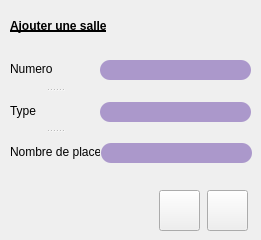
     <widget class="QWidget" name="page_8">
      <widget class="QLabel" name="label_10">
       <property name="geometry">
        <rect>
         <x>10</x>
         <y>10</y>
         <width>241</width>
         <height>31</height>
        </rect>
       </property>
       <property name="styleSheet">
        <string notr="true">font: 75 15pt &quot;Quicksand&quot;;
text-decoration: underline;
font-weight:bold;</string>
       </property>
       <property name="text">
        <string>Ajouter une salle</string>
       </property>
      </widget>
      <widget class="QLineEdit" name="lineEdit_Aj_num_S">
       <property name="geometry">
        <rect>
         <x>100</x>
         <y>60</y>
         <width>151</width>
         <height>20</height>
        </rect>
       </property>
       <property name="styleSheet">
        <string notr="true">border-color: rgb(255, 255, 255);

border-radius: 10px;
background-color: rgb(171, 152, 203);</string>
       </property>
      </widget>
      <widget class="QLineEdit" name="lineEdit_Aj_type_S">
       <property name="geometry">
        <rect>
         <x>100</x>
         <y>102</y>
         <width>151</width>
         <height>20</height>
        </rect>
       </property>
       <property name="styleSheet">
        <string notr="true">border-color: rgb(255, 255, 255);

border-radius: 10px;
background-color: rgb(171, 152, 203);</string>
       </property>
      </widget>
      <widget class="QPushButton" name="pushButton_AjouterSalle">
       <property name="geometry">
        <rect>
         <x>159</x>
         <y>190</y>
         <width>41</width>
         <height>41</height>
        </rect>
       </property>
       <property name="styleSheet">
        <string notr="true">border-image: url(:/new/prefix1/icon/ok.png);</string>
       </property>
       <property name="text">
        <string/>
       </property>
      </widget>
      <widget class="QPushButton" name="pushButton_RESETAMS">
       <property name="geometry">
        <rect>
         <x>207</x>
         <y>190</y>
         <width>41</width>
         <height>41</height>
        </rect>
       </property>
       <property name="styleSheet">
        <string notr="true">border-image: url(:/new/prefix1/icon/annuler.png);</string>
       </property>
       <property name="text">
        <string/>
       </property>
      </widget>
      <widget class="QSplitter" name="splitter_4">
       <property name="geometry">
        <rect>
         <x>10</x>
         <y>50</y>
         <width>90</width>
         <height>121</height>
        </rect>
       </property>
       <property name="orientation">
        <enum>Qt::Vertical</enum>
       </property>
       <widget class="QLabel" name="label_40">
        <property name="text">
         <string>Numero</string>
        </property>
       </widget>
       <widget class="QLabel" name="label_41">
        <property name="text">
         <string>Type</string>
        </property>
       </widget>
       <widget class="QLabel" name="label_42">
        <property name="text">
         <string>Nombre de places</string>
        </property>
       </widget>
      </widget>
      <widget class="QLineEdit" name="lineEdit_Aj_nbrp_S">
       <property name="geometry">
        <rect>
         <x>101</x>
         <y>143</y>
         <width>151</width>
         <height>20</height>
        </rect>
       </property>
       <property name="styleSheet">
        <string notr="true">border-color: rgb(255, 255, 255);

border-radius: 10px;
background-color: rgb(171, 152, 203);</string>
       </property>
      </widget>
     </widget>
